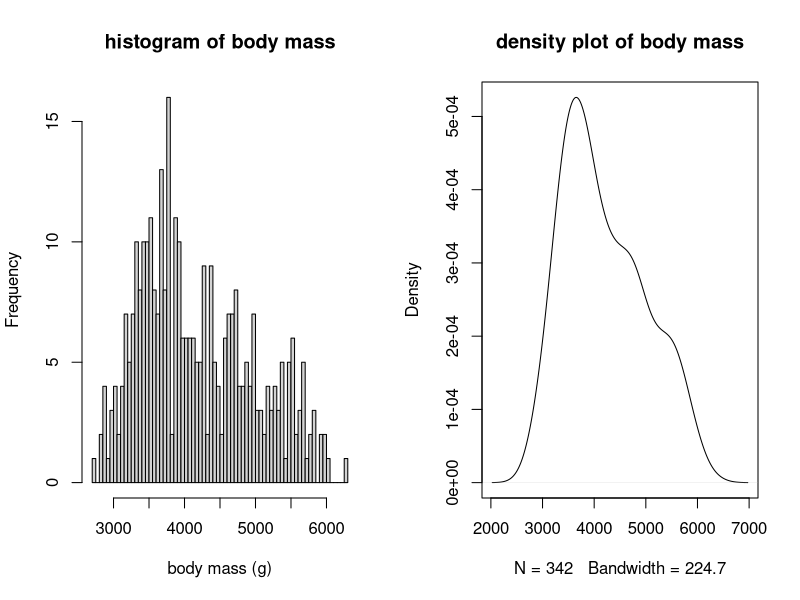
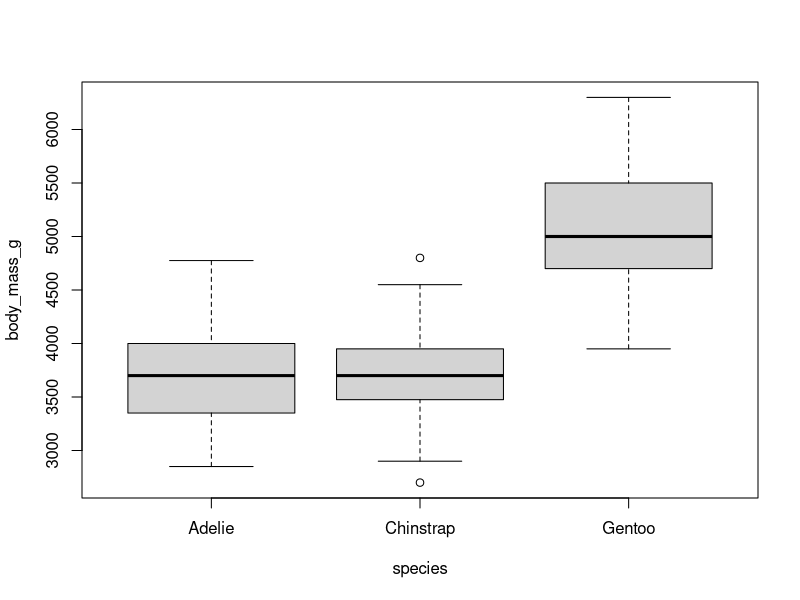
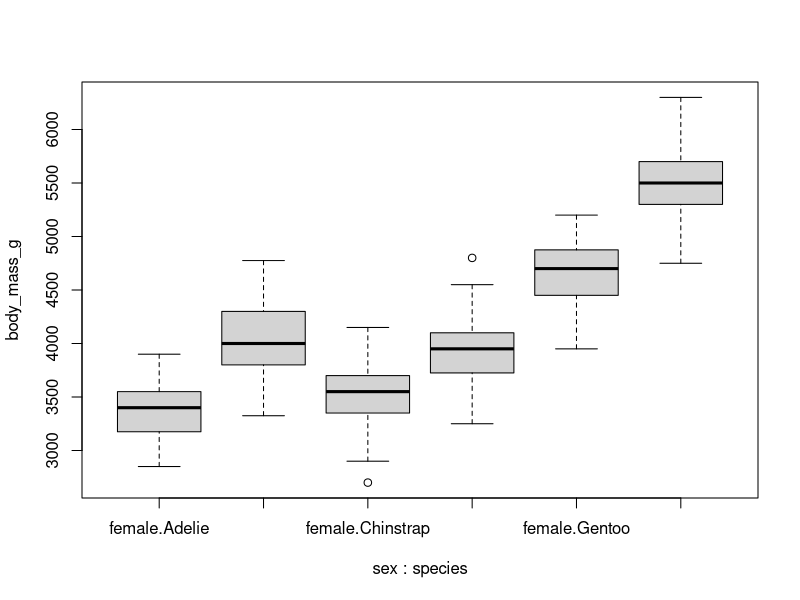

Write the R code that produced these figures, in order.
#no final r script for this assignment; answers in google docs

require(palmerpenguins)
penguins <- palmerpenguins::penguins

#----T.TEST_RECAP----
#####one sample two tailed
t.test(subset(penguins, species == "Gentoo")$flipper_length_mm)
#reject null
#change null from = 0 to = 218
t.test(x = subset(penguins, species == "Gentoo")$flipper_length_mm,
       mu = 218)
#no sig evidence to reject null

#####one sample one tailed; null = less than 218
t.test(x = subset(penguins, species == "Gentoo")$flipper_length_mm,
       mu = 218, alternative = "less")
#no sig evidence to reject null

#####two sample two tailed
t.test(flipper_length_mm ~ species,
       data = subset(penguins, species != "Chinstrap"))
#reject null


#----ANOVA----
#do graphical/numerical exploration
#fit linear model using lm()
#use summary() to examine model coeff table
#use anova()

par(mfrow = c(1, 2))
hist(penguins$body_mass_g, breaks = 80, 
     main = "histogram of body mass", 
     xlab = "body mass (g)")
plot(density(penguins$body_mass_g, na.rm = TRUE),
     main = "density plot of body mass")
dev.off()
#try a conditional boxplot; good for categorical vars
boxplot(body_mass_g ~ species, data = penguins)

#test if within group data are norm dist
#extract each species, find mean body mass, do shapiro.test
peng_agg <- aggregate(body_mass_g ~ species, 
                      data = penguins, FUN = mean)
shapiro.test(peng_agg$body_mass_g)

#fit linear model
fit_species <- lm(body_mass_g ~ species, data = penguins)
#look at model coefficients
summary(fit_species)
#conduct ANOVA on the linear model
anova(fit_species)
#see interpretation summary section of walkthrough


#----TWO_WAY_ANOVA----
boxplot(body_mass_g ~ sex + species, data = penguins)
fit_both <- lm(body_mass_g ~ sex * species, data = penguins)
summary(fit_both)






